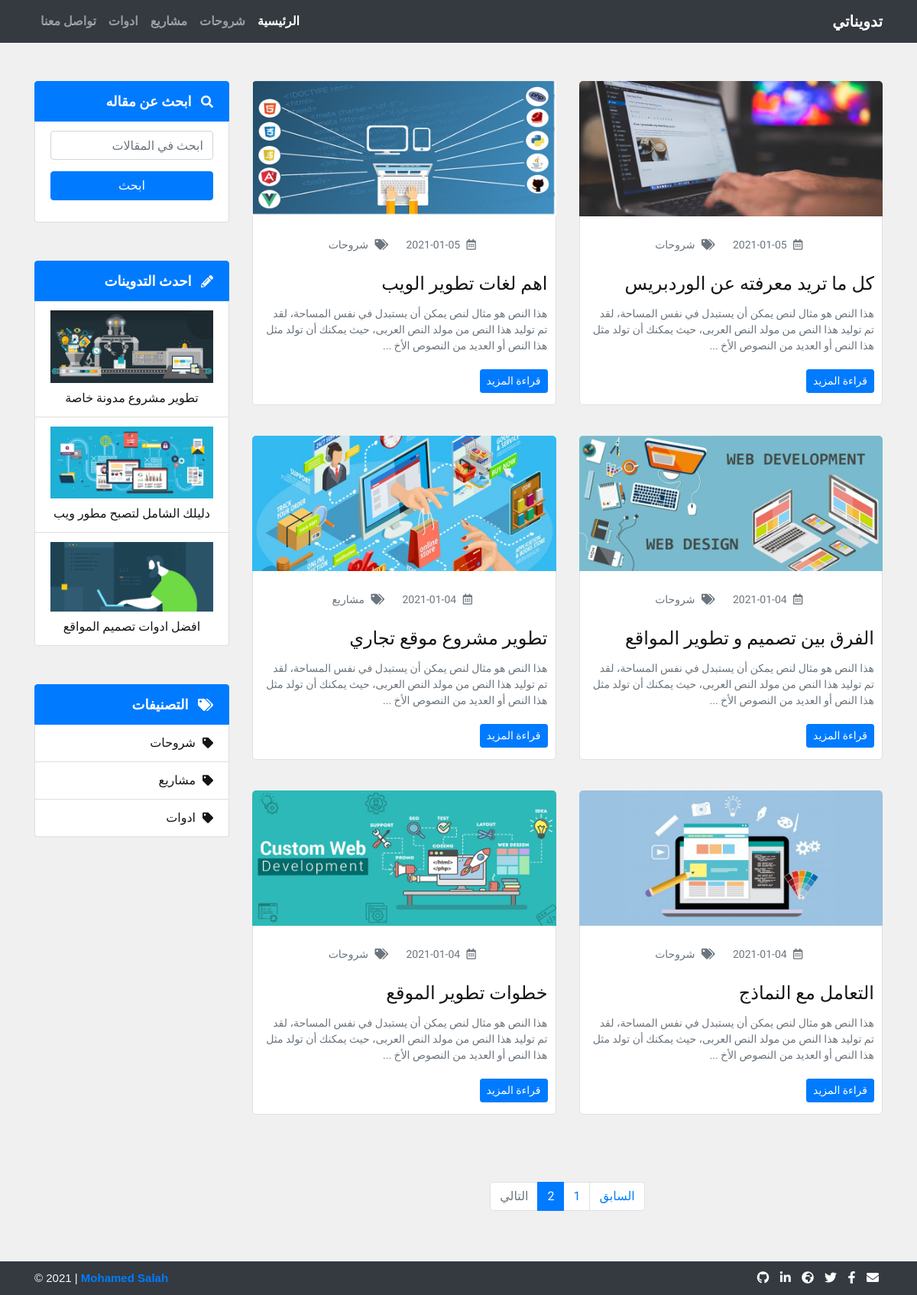
Page /?page=2 on the earlier database version.
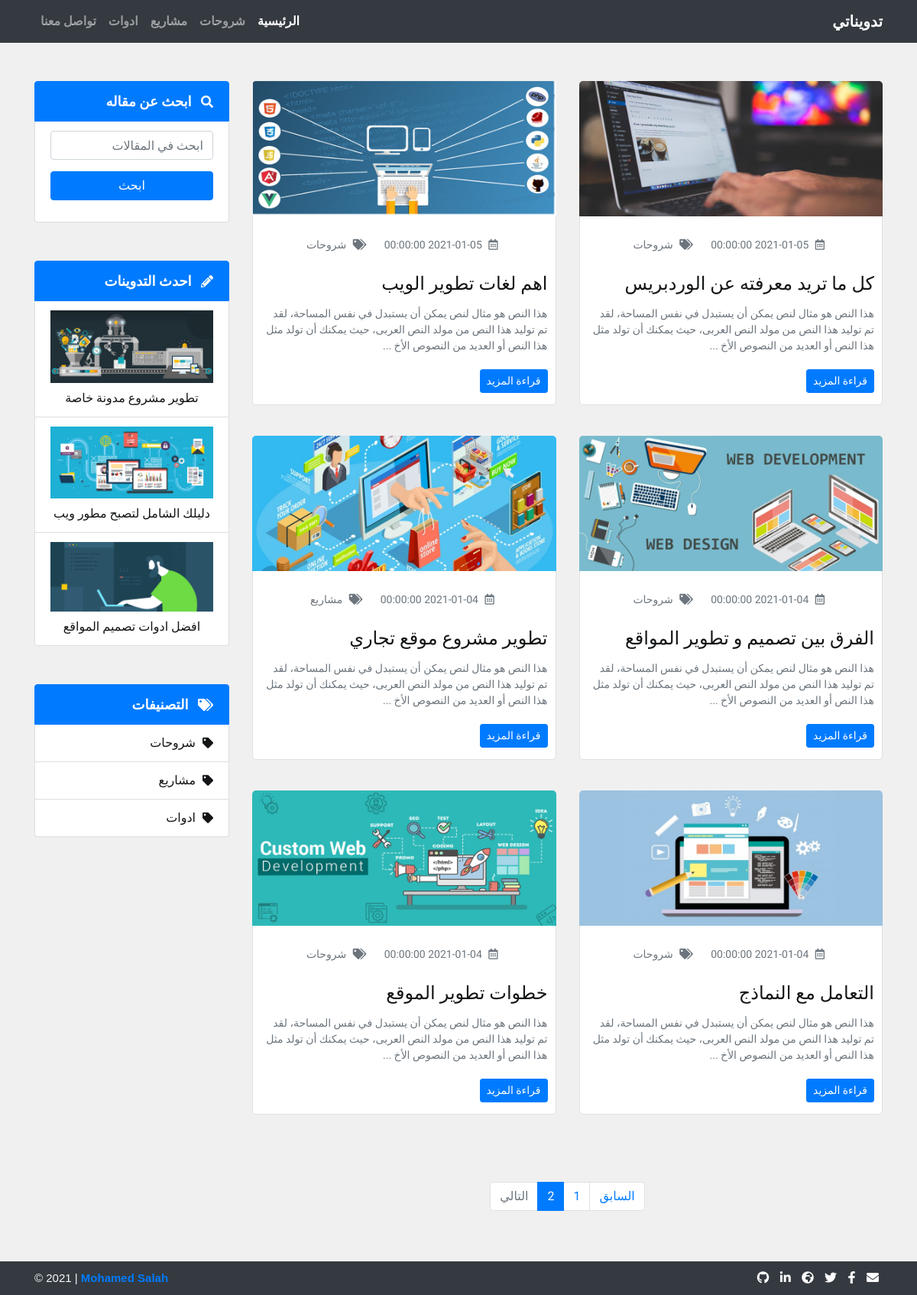
Same page on the later database version.
### tables this page shows
CREATE TABLE `categories` (
  `category_id` int(11) NOT NULL,
  `category_name` varchar(100) NOT NULL,
  `category_date` DATETIME NOT NULL DEFAULT current_timestamp()
);

CREATE TABLE `posts` (
  `post_id` int(11) NOT NULL,
  `post_title` varchar(100) NOT NULL,
  `post_category` varchar(100) NOT NULL,
  `post_content` varchar(5000) NOT NULL,
  `post_picture` varchar(100) NOT NULL,
  `post_date` DATETIME NOT NULL DEFAULT current_timestamp()
);

### index.php (the view, shortened to what this page needs)
<?php
include 'dashboard/include/connection.php';
include 'include/header.php';
include 'include/navbar.php';
?>
<div class="content">
  <div class="container">
    <div class="row">
      <div class="col-lg-9">
        <div class="row">
          <?php
          isset($_GET['page']) ? $page = $_GET['page'] : $page = 1;
          $limit = 6;
          $start = ($page - 1) * $limit;
          $stmt = $db->query('SELECT * FROM posts');
          $totalPages = ceil($stmt->rowCount() / $limit);
          $stmt = $db->query('SELECT * FROM posts ORDER BY post_id DESC LIMIT ' . $start . ', ' . $limit);
          while($row = $stmt->fetch()) {
            ?>
            <div class="post col-md-6">
              <div class="post-img">
                <a href="post.php?id=<?php echo $row['post_id']; ?>">
                  <img class="img-fluid" src="images/posts/<?php echo $row['post_picture']; ?>" alt="Post Image">
                </a>
              </div>
              <div class="post-details border-top-0 bg-white">
                <div class="post-meta text-secondary text-center">
                  <i class="far fa-calendar-alt"></i>
                  <span class="date"><?php echo $row['post_date']; ?></span>
                  <i class="fas fa-tags"></i>
                  <span class="tag"><?php echo $row['post_category']; ?></span>
                </div>
                <div class="post-title">
                  <h4>
                    <a href="post.php?id=<?php echo $row['post_id']; ?>"><?php echo $row['post_title']; ?></a>
                  </h4>
                </div>
                <div class="post-content text-secondary">
                  <p>
                    <?php echo substr($row['post_content'], 0, 269) . ' ...'; ?>
                  </p>
                  <a class="btn btn-primary btn-sm" href="post.php?id=<?php echo $row['post_id']; ?>">قراءة المزيد</a>
                </div>
              </div>
            </div>
            <?php
          }
          ?>
        </div>
        <ul class="pagination d-flex justify-content-center mt-5">
          <li class="page-item <?php if($page - 1 == 0) echo 'disabled'; ?>">
            <a class="page-link" href="?page=<?php echo $page - 1; ?>">السابق</a>
          </li>
          <?php
          for($i = 1; $i <= $totalPages; $i++) {
            ?>
            <li class="page-item <?php if($page == $i) echo 'active'; ?>">
              <a class="page-link" href="?page=<?php echo $i; ?>"><?php echo $i; ?></a>
            </li>
            <?php
          }
          ?>
          <li class="page-item <?php if($page + 1 > $totalPages) echo 'disabled'; ?>">
            <a class="page-link" href="?page=<?php echo $page + 1; ?>">التالي</a>
          </li>
        </ul>
      </div>
      <div class="d-none d-lg-block col-lg-3">
        <?php
        include 'include/sidebar.php';
        ?>
      </div>
    </div>
  </div>
</div>
<?php
include 'include/footer.php';
?>

### include/header.php (shortened to what this page needs)
<!DOCTYPE html>
<html lang="ar" dir="rtl">
<head>
  <link rel="stylesheet" href="css/bootstrap.min.css">
  <link rel="stylesheet" href="css/bootstrap-rtl.css">
  <link rel="stylesheet" href="css/style.css">
  <link rel="stylesheet" href="fonts/css/fontawesome.min.css">
</head>
<body>

### include/navbar.php (shortened to what this page needs)
<nav class="navbar navbar-expand-md navbar-dark bg-dark">
  <div class="container">
    <a class="navbar-brand" href="index.php">تدويناتي</a>
    <div class="collapse navbar-collapse border-secondary" id="navbarSupportedContent">
      <ul class="navbar-nav ml-auto">
        <li class="nav-item active">
          <a class="nav-link" href="index.php">الرئيسية</a>
        </li>
        <?php
        $stmt = $db->query('SELECT category_name FROM categories ORDER BY category_id LIMIT 0, 3');
        while($row = $stmt->fetch()) {
          ?>
          <li class="nav-item">
            <a class="nav-link" href="categories.php?category=<?php echo $row['category_name']; ?>">
              <?php echo $row['category_name']; ?>
            </a>
          </li>
          <?php
        }
          ?>
        <li class="nav-item">
          <a class="nav-link" href="contact.php">تواصل معنا</a>
        </li>
      </ul>
    </div>
  </div>
</nav>

### include/sidebar.php
<div class="sidebar-item search">
  <ul class="list-group">
    <li class="list-group-item active">
      <i class="fas fa-search"></i>
      <span class="category-name">ابحث عن مقاله</span>
    </li>
    <li class="list-group-item">
      <form action="search.php" method="get">
        <div class="form-group">
          <input class="form-control" type="text" id="search" name="search" placeholder="ابحث في المقالات">
          <button type="submit" id="submit" class="btn btn-primary d-block btn-block">ابحث</button>
        </div>
      </form>
    </li>
  </ul>
</div>
<div class="sidebar-item latest-posts">
  <ul class="list-group">
    <li class="list-group-item active">
      <i class="fas fa-pencil-alt"></i>
      <span class="category-name">احدث التدوينات</span>
    </li>
    <?php
    $limit = 3;
    $start = 0;
    $stmt = $db->query('SELECT post_id,post_picture, post_title FROM posts ORDER BY post_id DESC LIMIT ' . $start . ', ' . $limit);
    while($row = $stmt->fetch()) {
      ?>
      <li class="list-group-item">
        <a class="text-center" href="post.php?id=<?php echo $row['post_id']; ?>">
          <img class="d-block mb-2 img-fluid" src="images/posts/<?php echo $row['post_picture']; ?>" alt="Post Image">
          <span><?php echo $row['post_title']; ?></span>
        </a>
      </li>
      <?php
    }
    ?>
  </ul>
</div>
<div class="sidebar-item categories">
  <ul class="list-group">
    <li class="list-group-item active">
      <i class="fas fa-tags"></i>
      <span class="category-name">التصنيفات</span>
    </li>
    <?php
    $stmt = $db->query('SELECT category_name FROM categories ORDER BY category_id');
    while($row = $stmt->fetch()) {
      ?>
      <li class="list-group-item">
        <a href="categories.php?category=<?php echo $row['category_name']; ?>">
          <i class="fas fa-tag"></i>
          <span><?php echo $row['category_name']; ?></span>
        </a>
      </li>
      <?php
    }
    ?>
  </ul>
</div>

### include/footer.php (shortened to what this page needs)
  <footer class="bg-dark text-light">
    <div class="container">
      <div class="row d-flex flex-column flex-md-row align-items-center">
        <div class="copyright col-md-6 mb-2 mb-md-0 text-center text-md-right">
          &copy; <span id="footer-copyright-year"></span> | <span class="text-primary font-weight-bold">Mohamed Salah</span>
        </div>
        <div class="links col-md-6 text-center text-md-left">
          <a href="https://github.com/salahineo" target="_blank">
            <i class="fab fa-github"></i>
          </a>
          <a href="https://www.linkedin.com/in/salahineo/" target="_blank">
            <i class="fab fa-linkedin-in"></i>
          </a>
          <a href="https://salahineo.github.io/salahineo/" target="_blank">
            <i class="fas fa-globe-africa"></i>
          </a>
          <a href="https://twitter.com/salahineo" target="_blank">
            <i class="fab fa-twitter"> </i>
          </a>
          <a href="https://www.facebook.com/salahineo/" target="_blank">
            <i class="fab fa-facebook-f"></i>
          </a>
          <a href="mailto:salahineo.work@gmail.com" target="_blank">
            <i class="fas fa-envelope"></i>
          </a>
        </div>
      </div>
    </div>
  </footer>
</body>
</html>

### css/style.css (style rules this page uses)
* { box-sizing: border-box; }
body { font-family: 'Cairo', sans-serif; background-color: #f0f0f0; }
nav { font-weight: 600; }
nav .navbar-nav .nav-item .nav-link { transition: 0.25s; }
.content { margin: 50px 0; }
.content .post { max-width: 430px; margin: 0 auto 40px; }
.content .post .post-img { border-top-right-radius: 5px; border-top-left-radius: 5px; overflow: hidden; max-height: 199px; transition: 0.3s; }
.content .post .post-details { border: 1px solid #e0e0e0; padding: 25px 10px 15px; border-bottom-right-radius: 5px; border-bottom-left-radius: 5px; transition: 0.3s; }
.content .post .post-details .post-meta { margin-bottom: 20px; font-size: 14px; }
.content .post .post-details .post-meta i { margin: 5px; }
.content .post .post-details .post-meta .date { margin-left: 15px; }
.content .post .post-details .post-title { padding: 0 0 10px; }
.content .post .post-details .post-title h4 { margin: 0; line-height: 1.6; }
.content .post .post-details .post-title h4 a { color: #121416; transition: 0.25s; }
.content .post .post-details .post-content p { font-size: 14px; margin: 0 0 20px; }
.content .sidebar-item { margin-bottom: 50px; }
.content .sidebar-item .list-group .list-group-item.active { font-size: 18px; font-weight: 700; }
.content .sidebar-item .list-group .list-group-item.active i { font-size: 16px; margin-left: 8px; }
.content .sidebar-item .list-group .list-group-item a { color: #121416; display: block; transition: 0.25s; }
.content .sidebar-item.search button { margin-top: 15px; }
.content .categories .list-group .list-group-item a i { margin-left: 5px; font-size: 14px; }
.pagination .page-item.disabled { cursor: not-allowed; }
footer { direction: ltr; font-family: Arial, sans-serif; padding: 10px 0; }
footer .copyright { font-size: 15px; }
footer .links a { color: #fff; transition: 0.25s; margin: 0 5px; }

Differences in the rows shown:
changed posts "كل ما تريد معرفته عن الوردبريس": post_date "2021-01-05" → "2021-01-05 00:00:00"
changed posts "اهم لغات تطوير الويب": post_date "2021-01-05" → "2021-01-05 00:00:00"
changed posts "الفرق بين تصميم و تطوير المواقع": post_date "2021-01-04" → "2021-01-04 00:00:00"
changed posts "تطوير مشروع موقع تجاري": post_date "2021-01-04" → "2021-01-04 00:00:00"
changed posts "التعامل مع النماذج": post_date "2021-01-04" → "2021-01-04 00:00:00"
changed posts "خطوات تطوير الموقع": post_date "2021-01-04" → "2021-01-04 00:00:00"
